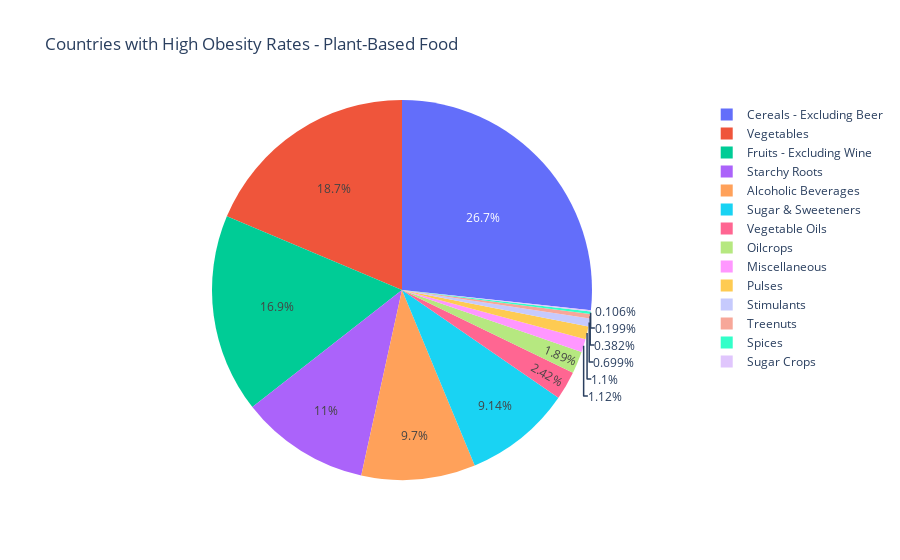
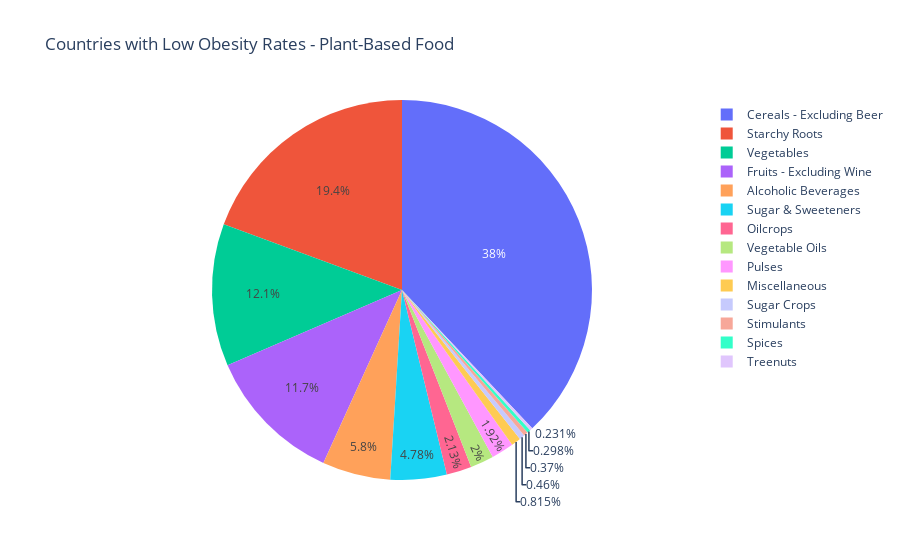

Here is the notebook cell these charts were saved with, in order:
### Markdown cell above
The pie charts above show the breakdown of animal food intake in each country, categorized by their **obesity rates**. <br>
The pie charts show that high and low obesity rates have relatively similar food intake. For example, `Milk - Excluding Butter` is the highest percentage in both pie charts, followed by `Meat`.<br>
On the other hand, based from the pie charts, the `Fish, Seafood` intake of people with low obesity rates is significantly higher compared to that of people with higher obesity rates.

### Code cell
fig = px.pie(values = obesity_highAvg[vegetals].mean().tolist(), names = vegetals,
             title='Countries with High Obesity Rates - Plant-Based Food')
fig.show()

fig = px.pie(values = obesity_lowAvg[vegetals].mean().tolist(), names = vegetals,
             title='Countries with Low Obesity Rates - Plant-Based Food')
fig.show()

### Figure 1 — Plotly figure (JSON) as saved in the notebook; plotly's stock layout.template omitted (floating-point values rounded to 4 significant figures)
{"data": [{"domain": {"x": [0, 1], "y": [0, 1]}, "hovertemplate": "label=%{label}<br>value=%{value}<extra></extra>", "labels": ["Alcoholic Beverages", "Cereals - Excluding Beer", "Fruits - Excluding Wine", "Miscellaneous", "Oilcrops", "Pulses", "Spices", "Starchy Roots", "Stimulants", "Sugar & Sweeteners", "Sugar Crops", "Treenuts", "Vegetable Oils", "Vegetables"], "legendgroup": "", "name": "", "showlegend": true, "type": "pie", "values": [3.391, 9.339, 5.911, 0.3904, 0.6593, 0.383, 0.06945, 3.844, 0.2444, 3.197, 0.03704, 0.1334, 0.8475, 6.528]}], "layout": {"legend": {"tracegroupgap": 0}, "title": {"text": "Countries with High Obesity Rates - Plant-Based Food"}}}

### Figure 2 — Plotly figure (JSON) as saved in the notebook; plotly's stock layout.template omitted (floating-point values rounded to 4 significant figures)
{"data": [{"domain": {"x": [0, 1], "y": [0, 1]}, "hovertemplate": "label=%{label}<br>value=%{value}<extra></extra>", "labels": ["Alcoholic Beverages", "Cereals - Excluding Beer", "Fruits - Excluding Wine", "Miscellaneous", "Oilcrops", "Pulses", "Spices", "Starchy Roots", "Stimulants", "Sugar & Sweeteners", "Sugar Crops", "Treenuts", "Vegetable Oils", "Vegetables"], "legendgroup": "", "name": "", "showlegend": true, "type": "pie", "values": [2.454, 16.07, 4.961, 0.3448, 0.903, 0.8119, 0.1261, 8.2, 0.1567, 2.025, 0.1948, 0.0976, 0.8452, 5.123]}], "layout": {"legend": {"tracegroupgap": 0}, "title": {"text": "Countries with Low Obesity Rates - Plant-Based Food"}}}
